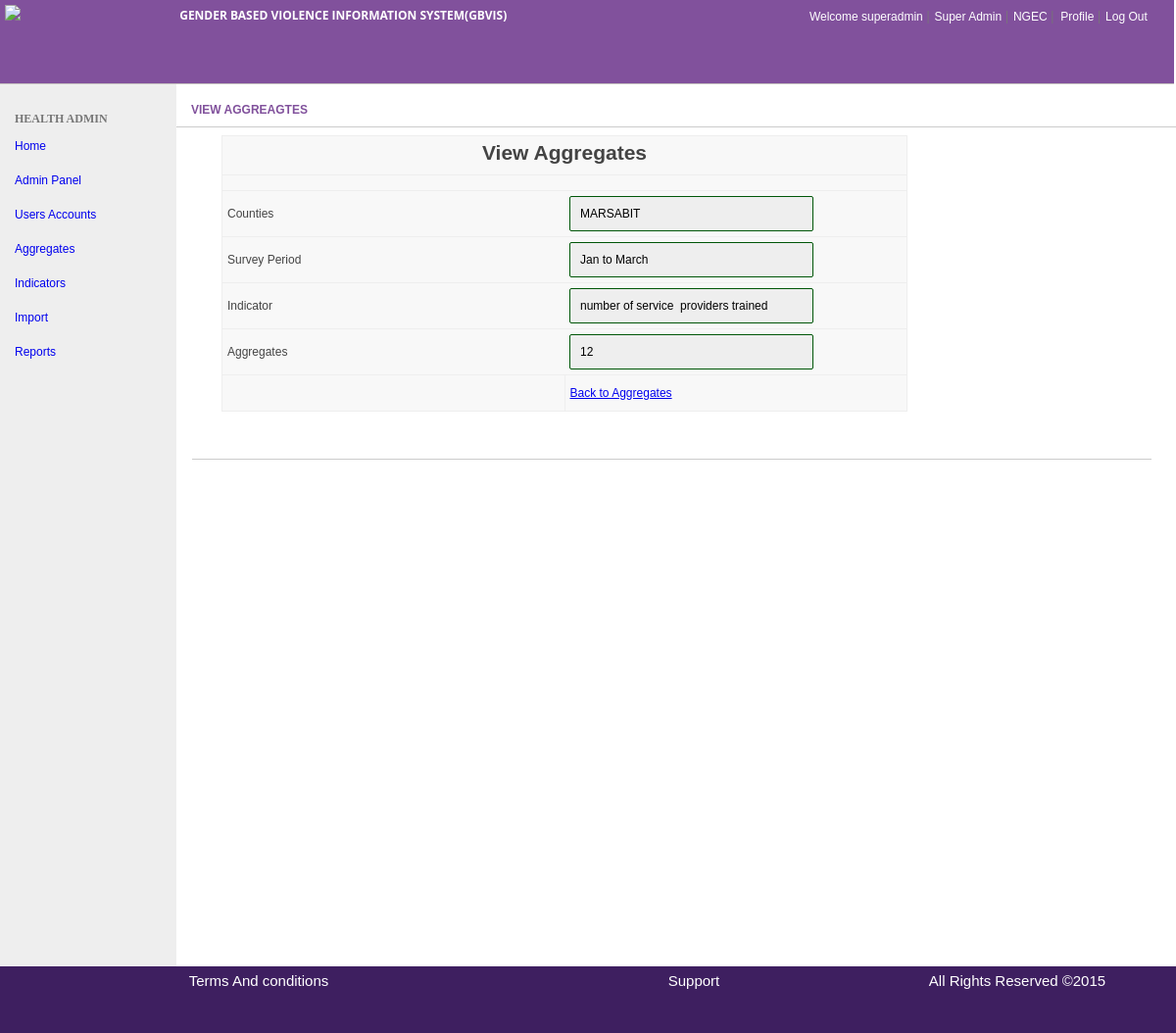
Page /Health/view_aggregates.php?id=1 (signed in) on the committed database.
### tables this page shows
CREATE TABLE IF NOT EXISTS `users` (
  `id` int(11) NOT NULL AUTO_INCREMENT,
  `firstname` varchar(100) NOT NULL,
  `lastname` varchar(100) NOT NULL,
  `mobile_phone` varchar(100) NOT NULL,
  `sector` varchar(100) NOT NULL,
  `username` varchar(50) NOT NULL,
  `password` varchar(50) NOT NULL,
  `email` varchar(50) NOT NULL,
  `user_group` int(11) NOT NULL,
  `join_date` datetime NOT NULL,
  PRIMARY KEY (`id`),
  UNIQUE KEY `username` (`username`)
);

CREATE TABLE IF NOT EXISTS `user_groups` (
  `id` int(11) NOT NULL AUTO_INCREMENT,
  `group_name` varchar(20) NOT NULL,
  `description` varchar(50) DEFAULT NULL,
  `created` datetime DEFAULT NULL,
  PRIMARY KEY (`id`)
);

CREATE TABLE IF NOT EXISTS `sectors` (
  `sector_id` int(10) NOT NULL AUTO_INCREMENT,
  `sector` varchar(100) NOT NULL,
  PRIMARY KEY (`sector_id`)
);

CREATE TABLE IF NOT EXISTS `counties` (
  `county_id` int(2) NOT NULL DEFAULT '0',
  `county_name` varchar(15) NOT NULL,
  PRIMARY KEY (`county_id`)
);

CREATE TABLE IF NOT EXISTS `surveys` (
  `survey_id` int(10) NOT NULL AUTO_INCREMENT,
  `survey` varchar(100) NOT NULL,
  PRIMARY KEY (`survey_id`)
);

CREATE TABLE IF NOT EXISTS `indicators` (
  `survey_id` int(11) NOT NULL DEFAULT '0',
  `sector_id` int(11) NOT NULL DEFAULT '0',
  `indicator_id` int(11) NOT NULL DEFAULT '0',
  `indicator` varchar(255) DEFAULT NULL,
  `date_recorded` date NOT NULL,
  `date_modified` date NOT NULL,
  PRIMARY KEY (`survey_id`,`sector_id`,`indicator_id`)
);

CREATE TABLE IF NOT EXISTS `health_aggregates` (
  `id` int(10) NOT NULL AUTO_INCREMENT,
  `county_id` int(10) NOT NULL,
  `survey_id` int(10) NOT NULL,
  `indicator_id` int(10) NOT NULL,
  `aggregate` int(100) NOT NULL,
  PRIMARY KEY (`county_id`,`survey_id`,`indicator_id`),
  UNIQUE KEY `id` (`id`)
);

### classes/DB.class.php (called while the page is built, shortened)
<?php
class DB {
    public function processRowSet($rowSet, $singleRow = false)
    {
        $resultArray = array();
        while($row = mysql_fetch_assoc($rowSet))
        {
            array_push($resultArray, $row);
        }
        if($singleRow == true){
            return $resultArray[0];
          }
        return $resultArray;
    }
    public function processRowSetData($rowSet, $singleRow = false)
         {
         $resultArray = array();
         while($row = mysql_fetch_assoc($rowSet))
         {
            array_push($resultArray, $row);
         }
        if($singleRow == true){
            return  $resultArray;
          }
        return $resultArray;
    }
    public function select($table, $where) {
        $sql = "SELECT * FROM $table WHERE $where";
        $result = mysql_query($sql);
        if(mysql_num_rows($result) == 1)
            return $this->processRowSet($result, true);
        return $this->processRowSet($result);
    }
       public function selectData($table, $where) {
        $sql = "SELECT * FROM $table WHERE $where";
        $result = mysql_query($sql);
        if(mysql_num_rows($result) == 1)
            return $this->processRowSetData($result, true);
        return $this->processRowSetData($result);
    }
   }
?>

### classes/UserTools.class.php (called while the page is built, shortened)
<?php
require_once 'DB.class.php';
class UserTools {
	public function get($id)
	{
		$db = new DB();
		$result = $db->select('users', "id = $id");
		return new User($result);
	}
}
?>

### Health/includes/global.inc.php (called while the page is built, shortened)
<?php
require_once '../classes/UserTools.class.php';
require_once '../classes/DB.class.php';
$userTools = new UserTools();
if(isset($_SESSION['logged_in'])) {
	$user = unserialize($_SESSION['user']);
	$_SESSION['user'] = serialize($userTools->get($user->id));
}
?>

### Health/view_aggregates.php (the view, shortened to what this page needs)
<?php
require_once 'includes/global.inc.php';
if(isset($_SESSION['logged_in'])) {
$user = unserialize($_SESSION['user']);
$county_id = "";
$survey_id = "";
$indicator_id = "";
$aggregates = "";
$aggregate_id = $_GET['id'];
$aggr_results = $db->selectData("health_aggregates"," id = $aggregate_id");
foreach ($aggr_results as $urows)
{
  $county_id = $urows['county_id'];
  $survey_id = $urows['survey_id'];
  $indicator_id = $urows['indicator_id'];
  $aggregates = $urows['aggregate'];
}
$indicator_results = $db->selectData("indicators"," indicator_id = $indicator_id");
foreach ($indicator_results as $irows)
{
  $indicator = $irows['indicator'];
}
$county_results = $db->selectData("counties"," county_id = $county_id");
foreach ($county_results as $crows)
{
  $county_name = $crows['county_name'];
}
$surveys_results = $db->selectData("surveys"," survey_id = $survey_id");
foreach ($surveys_results as $srows)
{
   $survey = $srows['survey'];
}
include "includes/header.php";
?>
	  <div id="sidebar">
	<div class="sidebar-nav">
	<?php
	  include "includes/sidebar.php";
	  ?>
	</div>
	  </div>
	  <div id="main-content">
	    <div id="bread-crumbs">
	    </div>
        <div id="content-body">
		<h3 class="page-title">View Aggreagtes</h3>
	       <hr size="1" color="#CCCCCC">
    <div class="profile-data" align="left">
 <table class="forms-table" width="700" style="">
  <form  name="myForm">
<tr>
<td colspan="2" style="font:bold 21px arial; text-align:center; border-bottom:1px solid #eee; padding:5px 0 10px 0;">View Aggregates</td></tr>
<tr>
<td colspan="2" style="font:bold 21px arial; text-align:center; border-bottom:1px solid #eee; padding:5px 0 10px 0;"><p id="msgDsp" STYLE="color:#FF0000; font-size:14px; "></p>
</td></tr>
<tr>
<td width="50%" class="table-td-input">Counties</td>
<td width="50%" class="table-td-input"><div id='s1'><input type=text name=aggregates value="<?php echo $county_name ?>" readonly class=form_textbox_inputs></div></td>
</tr>
<tr>
<td width="50%" class="table-td-input">Survey Period</td>
<td width="50%" class="table-td-input"><div id='s2'><input type=text name=survey  value="<?php echo $survey ?>" readonly class=form_textbox_inputs></div></td>
</tr>
<tr>
<td width="50%" class="table-td-input">Indicator</td>
<td width="50%" class="table-td-input"><div id='s3'><div id='t1'><input type=text name=indicator value="<?php echo $indicator ?>" readonly  class=form_textbox_inputs></div></td>
</tr>
<tr>
<td width="50%" class="table-td-input">Aggregates</td>
<td width="50%" class="table-td-input"><div id='t1'><input type=text name=aggregates value="<?php echo $aggregates ?>" readonly class=form_textbox_inputs></div></td>
</tr>
<tr>
<td class="table-td-label"></td>
<td width="50%" style=" padding:5px;"> <a href="aggregates.php">Back to Aggregates</a></td>
</tr>
</form>
</table>
<br clear="all">
<hr size="1" color="#CCCCCC">
<br clear="all"><br clear="all"><br clear="all">
</div>
<br clear="all">
</div>
</div>
 <?php
 include "includes/footer.php";
	}
else
{
	header("Location: ../login.php");
}
?>

### Health/includes/header.php (shortened to what this page needs)
 <?php
           $Logged_user =$user->username;
            $user_sector_name= $user->sector;
            $Logged_user_group =$user->user_group;
            $group_results = $db->selectData("user_groups","id = $Logged_user_group");
              foreach ($group_results as $urows)
                      {
                      $Logged_group = $urows['group_name'];
                      }
             $sector_results = $db->selectData("sectors","sector_id = $user_sector_name");
              foreach ($sector_results as $urows)
                      {
                      $user_sector = $urows['sector'];
                      }
              ?>
<!DOCTYPE html PUBLIC "-//W3C//DTD XHTML 1.0 Transitional//EN" "http://www.w3.org/TR/xhtml1/DTD/xhtml1-transitional.dtd">
<html>
<head>
<link href="../css/style.css" rel="stylesheet" type="text/css">
<link href="../css/style2.css" rel="stylesheet" type="text/css">
<link href="../css/popupcss.css" rel="stylesheet" type="text/css">
<link href="../css/popup.css" rel="stylesheet" type="text/css">
<link href="../css/modal.css" rel="stylesheet" type="text/css">
<link href="../css/bootstrap/bootstrap.css" rel="stylesheet" media="screen"/>
 <link rel="../stylesheet" href="/js/jquery-ui-1.11.2.custom/jquery-ui.css">
</head>
<body >
<div id="gbiv-wrapper">
<div id="header">
   <div class="logo">
      <img src="images/logo.png" height="70" />
	</div>
    <div class="menuLinks">
	  <div class="top-menuLinks">
	   <div class="system-title">
	  <h3 class="title-name">Gender Based Violence Information System(GBVIS)</h3>
      </div>
	  <div class="user_status_nav">
	    <section class="login-status-sec">
		<font style="font-family:Verdana, Geneva, sans-serif; font-size:12px; color:white;padding-right:2px;"> Welcome <?php echo $Logged_user ?></font>|
		<font style="font-family:Verdana, Geneva, sans-serif; font-size:12px; color:white;padding-right:2px;"><?php echo $Logged_group ?></font>|
		<font style="font-family:Verdana, Geneva, sans-serif; font-size:12px; color:white;padding-right:2px;"><?php echo $user_sector ?></font>|
           <a href="../profile.php" align="left" style="font-family:Verdana, Geneva, sans-serif; font-size:12px; color:white; text-decoration:none;padding-right:2px;padding-left:2px;">Profile</a>|
            <a href="../logout.php" align="left" style="font-family:Verdana, Geneva, sans-serif; font-size:12px; color:white; text-decoration:none;padding-right:2px;">Log Out</a>
	   </section>
	</div>
	</div>
	<div class="bottom-menuLinks">
	</div>
	 </div>
 </div>
 <div id="gbvis-main">

### css/style.css (style rules this page uses)
html { color: #000; background: none repeat scroll 0% 0% #FFF; }
body { color: #777; font-size: 12px; font-family: "Open Sans",Tahoma,Arial sans-serif; font-style: normal; font-weight: normal; }
body, div, dl, dt, dd, ul, ol, li, h1, h2, h3, h4, h5, h6, pre, code, form, fieldset, legend, input, textarea, p, blockquote, th, td, address { margin: 0px; padding: 0px; }
h3 { font-size: 12px; text-transform: uppercase; line-height: 22px; }
#gbiv-wrapper { font-size: 100%; line-height: 2; min-height: 975px; min-width: 1024px; width: 100%; height:100% }
#header { width:99%; margin: 0px 0px; padding: 5px; background:#81519C; border-bottom:1px solid #c6c2c1; height: 75px; display: inline-flex; }
.logo { float:left;width:15%; height:100%; min-width:168px; }
#header .menuLinks { float: left; width:85%; }
#header .menuLinks .top-menuLinks { float:left;width:98%; height:70%; display: inline-flex; }
#header .menuLinks .top-menuLinks .system-title { float:left;width:54%; height:100%; }
#header .menuLinks .top-menuLinks .user_status_nav { float:right;width:46%; height:100%; }
#header .menuLinks .bottom-menuLinks { loat:left;width:98%; height:30%; }
.title-name { text-size:18px; color:white; font-family: TStar-Bol width:25%; }
.login-status-sec { float:right; }
#gbvis-main { overflow: hidden; width:100%; height:80%; min-height:900px; display:block; }
#sidebar { display:block; width:15%; float:left; background: none repeat scroll 0% 0% #EEE; height:100%; min-height: 900px; }
.sidebar-nav { margin-left:15px; }
#main-content { display:block; background-color: #FFF; width:85%; height:100%; float:left; min-height: 900px; }
#bread-crumbs { background: none repeat scroll 0px center transparent; width:100%; height:5%; min-height:15px; }
#content-body { width:100%; height:88%; min-height:800px; overflow-y: hide; }
.page-title { font-family:Verdana, Geneva, sans-serif; font-size:12px; color:#81519C;padding-left:15px; }
.profile-data { width:96%; font-family: "Open Sans",Arial sans-serif; font-size: 12px; font-weight: normal; line-height: 26px; color: #444; margin-left:11px;padding-left:5px; height: 98%; overflow-y: hide; min-height: 500px; }
.form_textbox_inputs { min-width:150px; width:67%;height:20px;font-family:Verdana, Geneva, sans-serif; font-size:12px;padding:7px; padding-left:10px; padding-right:10px;border: 1px solid #99e;outline:none;border-radius: 2px;-moz-border-radius: 2px;-webkit-border-radius:2px; line-height:20px; }
.forms-table { margin:8px 20px 16px 30px; background:#f8f8f8; border:1px solid #eee; padding:10px; }
.table-td-label { font:bold 13px tahoma, arial, sans-serif; text-align:right; border-bottom:1px solid #eee; padding:5px 10px 5px 0px; border-right:1px solid #eee; }
.table-td-input { border-bottom:1px solid #eee; padding:5px; }
.logo img { height:70px; }

### rows in the picture
users: username "superadmin"
user_groups: group_name "Super Admin"
sectors: sector "NGEC"
counties: aggregates "MARSABIT"
surveys: survey "Jan to March"
indicators: indicator "number of service providers trained"
health_aggregates: aggregates "12"
